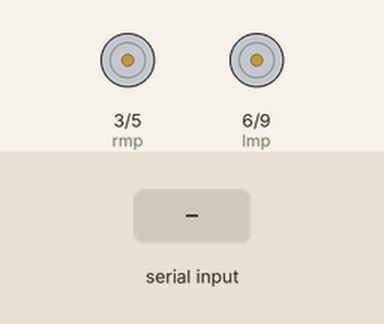
This sketch was run on a simulated Arduino Uno, built with avr-gcc and run on an emulated ATmega328P. Shown: motor-driver pin pairs drawn as motors (green arrow = first pin HIGH = forward, orange = second pin HIGH = backward, longer = more drive). The inputs (shaded band) are chosen by the test bench.

Above: at 1.2 s.
1.3 s: "F" received over Serial
At 2.2 s:
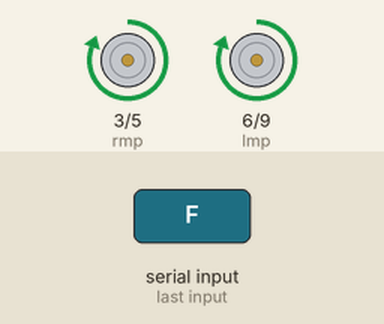
2.8 s: "B" received over Serial
At 3.3 s:
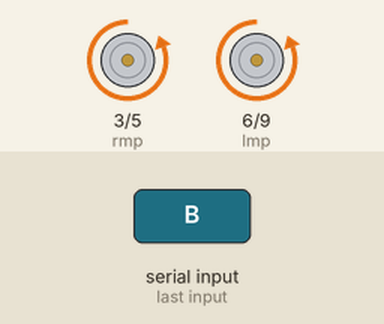
4.3 s: "L" received over Serial
At 5.5 s:
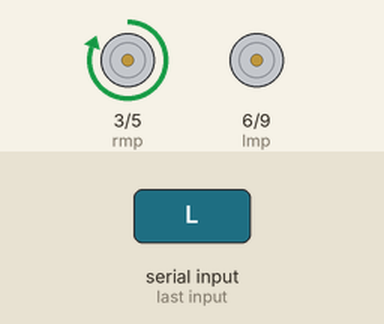
5.8 s: "R" received over Serial
At 6.8 s:
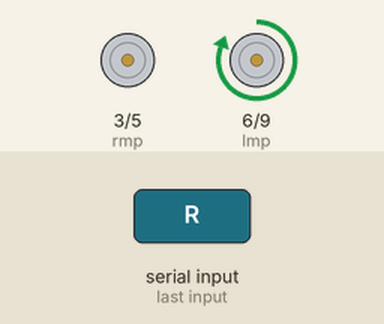
7.3 s: "1" received over Serial
At 7.9 s:
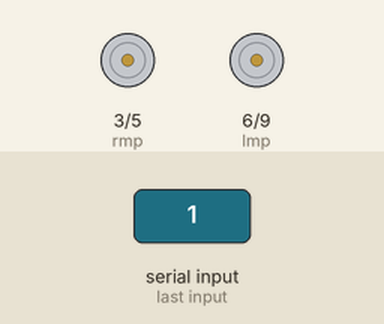
Timing chart, 0 to 9.8 s (numbered marks = the images above; inputs shaded):
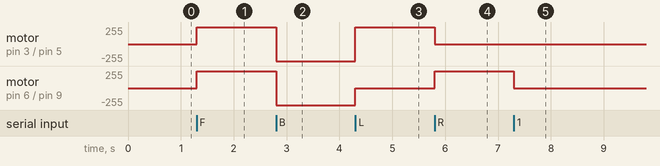

Measured:
- after the input at 1.3 s, motor on pin 3 (rmp) / pin 5 (rmn), motor on pin 6 (lmp) / pin 9 (lmn): stopped → forward 255/255 at once
- after the input at 2.8 s, motor on pin 3 (rmp) / pin 5 (rmn), motor on pin 6 (lmp) / pin 9 (lmn): forward 255/255 → backward 255/255 at once
- after the input at 4.3 s, motor on pin 3 (rmp) / pin 5 (rmn): backward 255/255 → forward 255/255 at once; motor on pin 6 (lmp) / pin 9 (lmn): backward 255/255 → stopped at once
- after the input at 5.8 s, motor on pin 3 (rmp) / pin 5 (rmn): forward 255/255 → stopped at once; motor on pin 6 (lmp) / pin 9 (lmn): stopped → forward 255/255 at once
- after the input at 7.3 s, motor on pin 6 (lmp) / pin 9 (lmn): forward 255/255 → stopped at once

The sketch:

Bluetooth_controled_bot.ino
```cpp
#define rmp 3 //Replacing rmp with 3 every where in the program, so that we don't have to remember pin no.,as it is difficult to remember
#define rmn 5 //Same way as above
#define lmp 6 //Same way as above
#define lmn 9 //Same way as above

void setup()
{
  pinMode(rmp,OUTPUT); //Pintype declaration i.e. which pin is input and which output. As Arduino has to intruct motor to move,motor pins will be output
  pinMode(rmn,OUTPUT); //Same as above. And "rmn" and "rmp" means 'right motor negitive terminal' and 'right motor positive terminal' respectively. And so on for others.
  pinMode(lmp,OUTPUT); //Same as above
  pinMode(lmn,OUTPUT); //Same as above
  Serial.begin(9600); //9600 is default baud rate at which bluetooth module transfers information to Arduino

}

void loop()
{
  if(Serial.available()) //"Serial.available()" is a function which checks if Arduino is recieving information from Bluetooth module,if it is recieving signal then condition inside if() becomes true and then if()'s body is executed
  {
    char key=Serial.read(); //"Serial.read()" is a function which reads recieved information and here we are storing recieved information as character variable "key"
    switch(key) //Now using switch() case we are trying to match recieved character with listed cases
    {
      case 'F':{fm(); break;} // case for forward motion.here 'F' is used because we will be assigning it to a button in Android app
      case 'B':{bm();break;}  //case for backward motion. bm(),fm(),etc. are function calls.
      case 'L':{lm();break;}  //case for left motion. In each case 'break' statement is compulsory else after selection of a particular case all the cases after that case will automatically get executed
      case 'R':{rm();break;}  //case for right motion
      default:{st();break;}  //case for stoping motion if any other key than listed above is pressed
    }

  }


}

//function definitions
void fm() //forward motion function definition
{
  digitalWrite(lmp,HIGH); // Conditions For forward motion
  digitalWrite(lmn,LOW); // for forward motion we will assume that supplying all positive terminals of motors with positive potential(i.e.HIGH) and supplying all negative terminals of motors with zero or negative potential(i.e.LOW) the bot moves forward and so on for other motions
  digitalWrite(rmn,LOW);
  digitalWrite(rmp,HIGH);
}
void bm() //backward motion function definition
{
   digitalWrite(lmp,LOW); // Conditions For backward motion
  digitalWrite(lmn,HIGH);
  digitalWrite(rmn,HIGH);
  digitalWrite(rmp,LOW);
}
void lm() //left motion function definition
{
   digitalWrite(rmn,LOW); // Conditions For left motion
   digitalWrite(rmp,HIGH);
   digitalWrite(lmp,LOW);
   digitalWrite(lmn,LOW);
}
void rm() //right motion function definition
{
   digitalWrite(lmp,HIGH); // Conditions For right motion
   digitalWrite(lmn,LOW);
   digitalWrite(rmn,LOW);
   digitalWrite(rmp,LOW);

 }
void st() //stop motion function definition
{
   digitalWrite(lmp,LOW); // Conditions For stoping motion
  digitalWrite(lmn,LOW);
  digitalWrite(rmn,LOW);
  digitalWrite(rmp,LOW);
}
```
